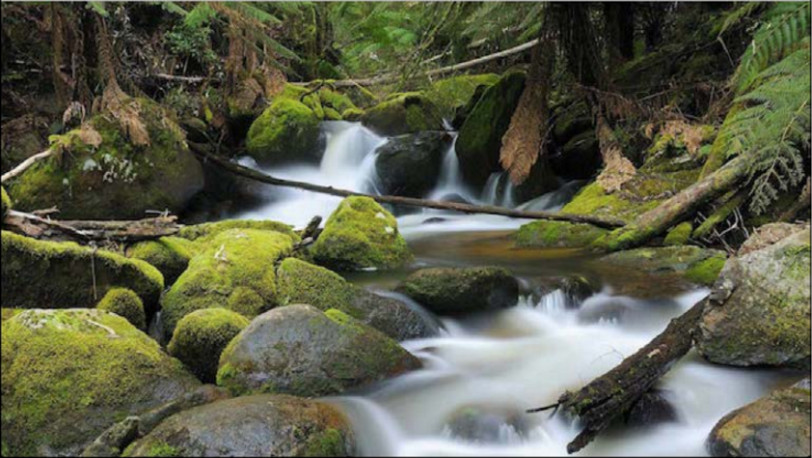
#> input picture ejemplos-clase/01 reading_imgs/input.jpg, 812 x 458 px
$ python filter_negative.py --image '../01 reading_imgs/input.jpg'
#> lines starting #> are read from the running program, lines starting #| are printed output that depends on the picture
#list of liberies used in this proyect
import argparse
import cv2
import matplotlib.pyplot as plt
import numpy as np

# main program ---------------------------------------
parser = argparse.ArgumentParser()
parser.add_argument("-i", "--image", required = True, help = "Path to the input image")
args = vars(parser.parse_args())

image_BGR = cv2.imread(args["image"])
#> image_BGR is the input picture: shape (458, 812, 3); mean B, G, R 72.5, 93.3, 91.1
image_RGB = cv2.cvtColor(image_BGR, cv2.COLOR_BGR2RGB)

#se calcula el valor máximo existente en los pixeles de la imagen
max = image_RGB.max()
#> max = 255
image_RGB_negative = max - image_RGB
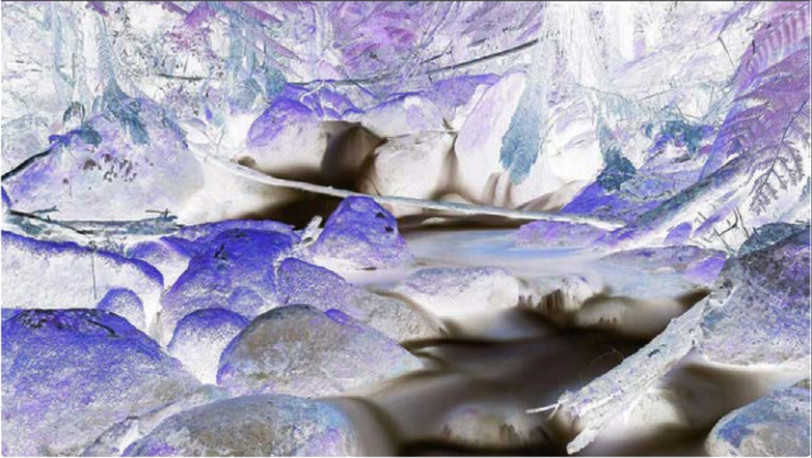
#> image_RGB_negative: shape (458, 812, 3); mean R, G, B 163.9, 161.7, 182.5

#se genera una figura para mostrar los resultados con matplotlib
fig=plt.figure(figsize=(14,10))
#se maqueta el diseño del grafico
ax1=fig.add_subplot(2,2,1)
ax2=fig.add_subplot(2,2,2)
ax3=fig.add_subplot(2,3,5)
#se dibuja la imagen original
ax1.imshow(image_RGB)
ax1.set_title('Original image')
#se dibuja la imagen con el operador
ax2.imshow(image_RGB_negative)
ax2.set_title('Negative')
#se dibujan las graficas de las funciones
x = np.linspace(0, 255, 255)
y1 = x
y2 = np.array(255-x)
ax3.plot(x, y1, color = "r", linewidth = 1, label = "Id. Func.")
msg = "Negative func."
ax3.plot(x, y2, color = "b", linewidth = 1, label = msg)
ax3.legend()
ax3.set_title('Negative function')
plt.show()
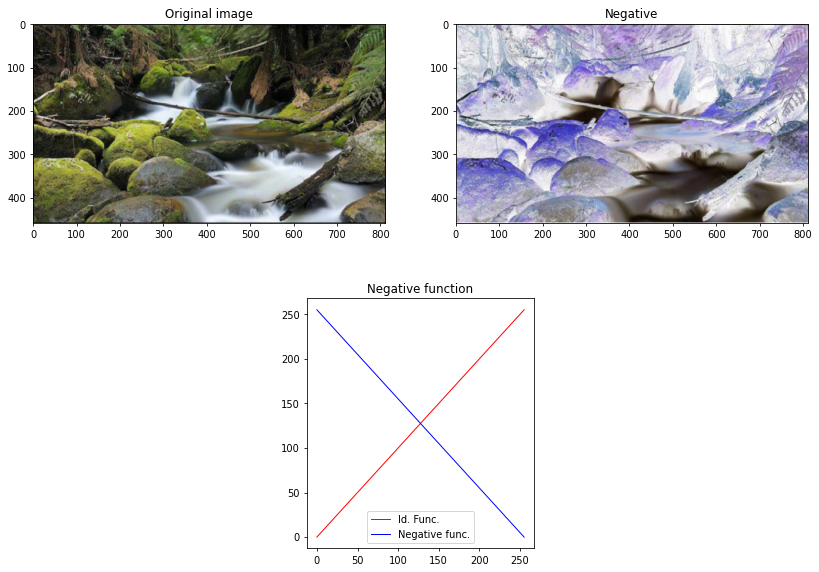
#> figure drawn by matplotlib, 3 panels; panel 3: curve peaks at x = 255, y = 255; panel 3: curve peaks at x = 0, y = 255
